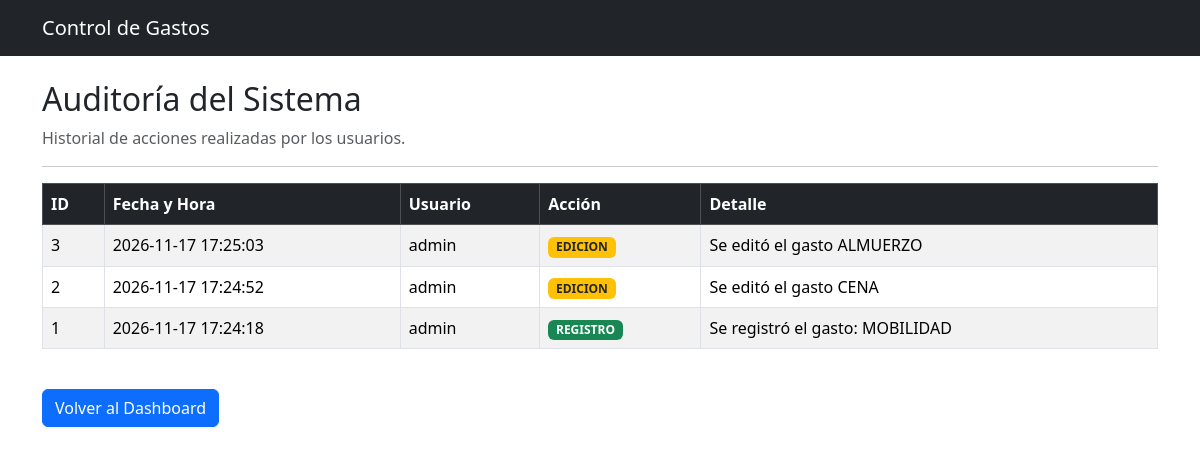
/auditoria (signed in), run on an earlier commit of the app's database.
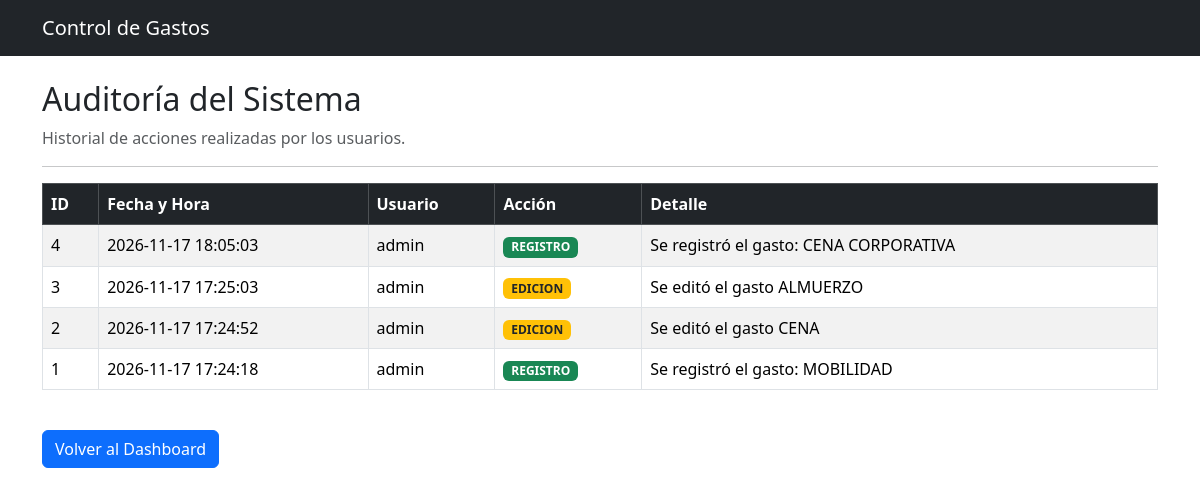
And on a later commit of the database.
### models.py (models this page shows)
class Auditoria(db.Model):
    __tablename__ = "auditoria"
    id = db.Column(
        db.Integer,
        primary_key=True
    )
    fecha_hora = db.Column(
        db.String(50),
        nullable=False
    )
    usuario = db.Column(
        db.String(50),
        nullable=False
    )
    accion = db.Column(
        db.String(100),
        nullable=False
    )
    detalle = db.Column(
        db.String(300),
        nullable=False
    )

### app.py (the view)
@app.route("/auditoria")
def auditoria():
    if "usuario" not in session:
        return redirect(url_for("login"))
    registros = Auditoria.query.order_by(
        Auditoria.id.desc()
    ).all()
    return render_template(
        "auditoria.html",
        registros=registros
    )

### templates/auditoria.html (shortened to what this page needs)
{% extends "base.html" %}
{% block content %}
<h2>Auditoría del Sistema</h2>
<p class="text-muted">
    Historial de acciones realizadas por los usuarios.
</p>
<hr>
<table class="table table-striped table-bordered">
    <thead class="table-dark">
        <tr>
            <th>ID</th>
            <th>Fecha y Hora</th>
            <th>Usuario</th>
            <th>Acción</th>
            <th>Detalle</th>
        </tr>
    </thead>
    <tbody>
        {% for registro in registros %}
        <tr>
            <td>
                {{ registro.id }}
            </td>
            <td>
                {{ registro.fecha_hora }}
            </td>
            <td>
                {{ registro.usuario }}
            </td>
            <td>
                {% if registro.accion == "REGISTRO" %}
                    <span class="badge bg-success">
                        {{ registro.accion }}
                    </span>
                {% elif registro.accion == "EDICION" %}
                    <span class="badge bg-warning text-dark">
                        {{ registro.accion }}
                    </span>
                {% else %}
                    <span class="badge bg-secondary">
                        {{ registro.accion }}
                    </span>
                {% endif %}
            </td>
            <td>
                {{ registro.detalle }}
            </td>
        </tr>
        {% endfor %}
    </tbody>
</table>
<br>
<a
    href="/dashboard"
    class="btn btn-primary">
    Volver al Dashboard
</a>
{% endblock %}

### templates/base.html (shortened to what this page needs)
<!DOCTYPE html>
<html lang="es">
<head>
    <link
        href="https://cdn.jsdelivr.net/npm/bootstrap@5.3.3/dist/css/bootstrap.min.css"
        rel="stylesheet">
</head>
<body>
<nav class="navbar navbar-dark bg-dark">
    <div class="container">
        <a class="navbar-brand"
           href="/dashboard">
            Control de Gastos
        </a>
    </div>
</nav>
<div class="container mt-4">
    {% block content %}
    {% endblock %}
</div>
</body>
</html>

What changed in the data, as far as the page shows it:
added Auditoria: id "4", fecha_hora "2026-11-17 18:05:03", usuario "admin", accion "REGISTRO", detalle "Se registró el gasto: CENA CORPORATIVA"
